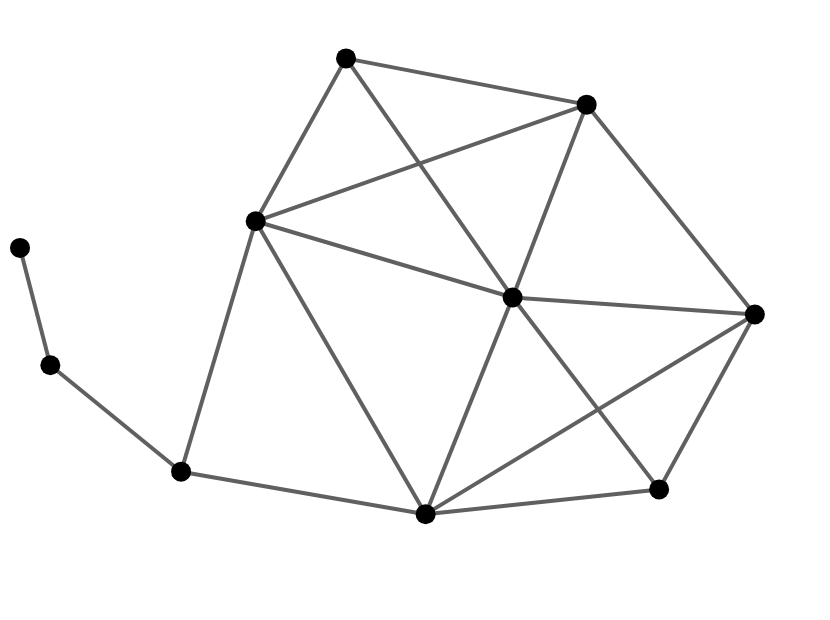

Notebook source saved alongside this figure:
### Markdown cell above
Unstyled one liner

### Code cell
G = nx.krackhardt_kite_graph()

chart =  alph(G)

chart.configure_view(strokeWidth=0).properties(width=400, height=300)

### Figure 1 — Vega-Lite specification as saved in the notebook (floating-point values rounded to 4 significant figures)
{"$schema": "https://vega.github.io/schema/vega-lite/v4.17.0.json", "config": {"view": {"continuousHeight": 300, "continuousWidth": 400, "strokeWidth": 0}}, "datasets": {"data-289937c1025d20b152cb8406a13f5570": [{"__node_r": 5, "__node_size": 100, "x": 734.9, "y": 295.5}, {"__node_r": 5, "__node_size": 100, "x": 566.7, "y": 505.3}, {"__node_r": 5, "__node_size": 100, "x": 639.1, "y": 120.6}, {"__node_r": 5, "__node_size": 100, "x": 492.6, "y": 312.5}, {"__node_r": 5, "__node_size": 100, "x": 326.0, "y": 551.6}, {"__node_r": 5, "__node_size": 100, "x": 405.6, "y": 95.84}, {"__node_r": 5, "__node_size": 100, "x": 235.7, "y": 388.7}, {"__node_r": 5, "__node_size": 100, "x": 161.1, "y": 138.3}, {"__node_r": 5, "__node_size": 100, "x": 30.34, "y": 244.7}, {"__node_r": 5, "__node_size": 100, "x": 0, "y": 362.1}], "data-55facc0b8e79d964f3d384efa1c5685a": [{"edge": 0, "pair": [0, 1], "source": 0, "target": 1, "x": 734.9, "y": 295.5}, {"edge": 0, "pair": [0, 1], "source": 0, "target": 1, "x": 566.7, "y": 505.3}, {"edge": 1, "pair": [0, 2], "source": 0, "target": 2, "x": 734.9, "y": 295.5}, {"edge": 1, "pair": [0, 2], "source": 0, "target": 2, "x": 639.1, "y": 120.6}, {"edge": 2, "pair": [0, 3], "source": 0, "target": 3, "x": 734.9, "y": 295.5}, {"edge": 2, "pair": [0, 3], "source": 0, "target": 3, "x": 492.6, "y": 312.5}, {"edge": 3, "pair": [0, 5], "source": 0, "target": 5, "x": 734.9, "y": 295.5}, {"edge": 3, "pair": [0, 5], "source": 0, "target": 5, "x": 405.6, "y": 95.84}, {"edge": 4, "pair": [1, 3], "source": 1, "target": 3, "x": 566.7, "y": 505.3}, {"edge": 4, "pair": [1, 3], "source": 1, "target": 3, "x": 492.6, "y": 312.5}, {"edge": 5, "pair": [1, 4], "source": 1, "target": 4, "x": 566.7, "y": 505.3}, {"edge": 5, "pair": [1, 4], "source": 1, "target": 4, "x": 326.0, "y": 551.6}, {"edge": 6, "pair": [1, 6], "source": 1, "target": 6, "x": 566.7, "y": 505.3}, {"edge": 6, "pair": [1, 6], "source": 1, "target": 6, "x": 235.7, "y": 388.7}, {"edge": 7, "pair": [2, 3], "source": 2, "target": 3, "x": 639.1, "y": 120.6}, {"edge": 7, "pair": [2, 3], "source": 2, "target": 3, "x": 492.6, "y": 312.5}, {"edge": 8, "pair": [2, 5], "source": 2, "target": 5, "x": 639.1, "y": 120.6}, {"edge": 8, "pair": [2, 5], "source": 2, "target": 5, "x": 405.6, "y": 95.84}, {"edge": 9, "pair": [3, 4], "source": 3, "target": 4, "x": 492.6, "y": 312.5}, {"edge": 9, "pair": [3, 4], "source": 3, "target": 4, "x": 326.0, "y": 551.6}, {"edge": 10, "pair": [3, 5], "source": 3, "target": 5, "x": 492.6, "y": 312.5}, {"edge": 10, "pair": [3, 5], "source": 3, "target": 5, "x": 405.6, "y": 95.84}, {"edge": 11, "pair": [3, 6], "source": 3, "target": 6, "x": 492.6, "y": 312.5}, {"edge": 11, "pair": [3, 6], "source": 3, "target": 6, "x": 235.7, "y": 388.7}, {"edge": 12, "pair": [4, 6], "source": 4, "target": 6, "x": 326.0, "y": 551.6}, {"edge": 12, "pair": [4, 6], "source": 4, "target": 6, "x": 235.7, "y": 388.7}, {"edge": 13, "pair": [5, 6], "source": 5, "target": 6, "x": 405.6, "y": 95.84}, {"edge": 13, "pair": [5, 6], "source": 5, "target": 6, "x": 235.7, "y": 388.7}, {"edge": 14, "pair": [5, 7], "source": 5, "target": 7, "x": 405.6, "y": 95.84}, {"edge": 14, "pair": [5, 7], "source": 5, "target": 7, "x": 161.1, "y": 138.3}, {"edge": 15, "pair": [6, 7], "source": 6, "target": 7, "x": 235.7, "y": 388.7}, {"edge": 15, "pair": [6, 7], "source": 6, "target": 7, "x": 161.1, "y": 138.3}, {"edge": 16, "pair": [7, 8], "source": 7, "target": 8, "x": 161.1, "y": 138.3}, {"edge": 16, "pair": [7, 8], "source": 7, "target": 8, "x": 30.34, "y": 244.7}, {"edge": 17, "pair": [8, 9], "source": 8, "target": 9, "x": 30.34, "y": 244.7}, {"edge": 17, "pair": [8, 9], "source": 8, "target": 9, "x": 0, "y": 362.1}]}, "height": 300, "layer": [{"data": {"name": "data-55facc0b8e79d964f3d384efa1c5685a"}, "encoding": {"color": {"value": "#606060"}, "detail": {"field": "edge", "type": "quantitative"}, "opacity": {"value": 1}, "strokeWidth": {"value": 2}, "x": {"axis": {"domain": false, "grid": false, "labels": false, "ticks": false, "title": ""}, "field": "x", "type": "quantitative"}, "y": {"axis": {"domain": false, "grid": false, "labels": false, "ticks": false, "title": ""}, "field": "y", "type": "quantitative"}}, "mark": "line"}, {"data": {"name": "data-289937c1025d20b152cb8406a13f5570"}, "encoding": {"fill": {"value": "#000"}, "opacity": {"value": 1}, "size": {"value": 100}, "stroke": {"value": "#565656"}, "strokeWidth": {"value": 0}, "tooltip": [], "x": {"axis": {"domain": false, "grid": false, "labels": false, "ticks": false, "title": ""}, "field": "x", "type": "quantitative"}, "y": {"axis": {"domain": false, "grid": false, "labels": false, "ticks": false, "title": ""}, "field": "y", "type": "quantitative"}}, "mark": "circle"}], "resolve": {"scale": {"color": "independent", "fill": "independent", "opacity": "independent", "size": "independent", "strokeWidth": "independent"}}, "width": 400}
